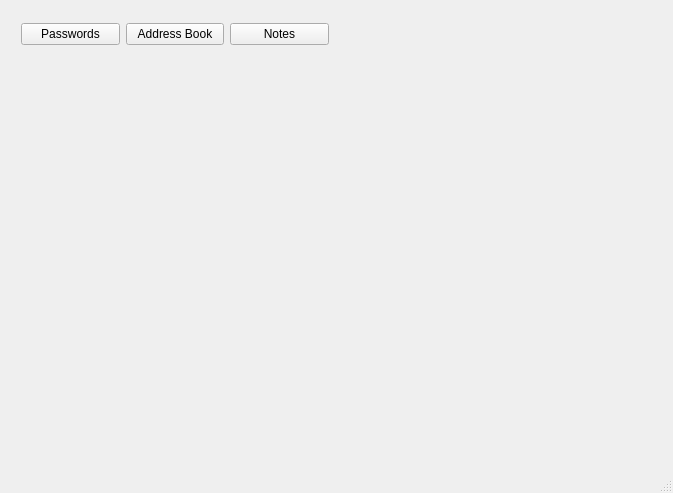
<?xml version="1.0" encoding="UTF-8"?>
<ui version="4.0">
 <class>HomePage</class>
 <widget class="QMainWindow" name="HomePage">
  <property name="geometry">
   <rect>
    <x>0</x>
    <y>0</y>
    <width>673</width>
    <height>493</height>
   </rect>
  </property>
  <property name="windowTitle">
   <string>MainWindow</string>
  </property>
  <widget class="QWidget" name="centralwidget">
   <widget class="QFrame" name="groupBox_2">
    <property name="geometry">
     <rect>
      <x>12</x>
      <y>12</y>
      <width>326</width>
      <height>44</height>
     </rect>
    </property>
    <property name="title" stdset="0">
     <string>GroupBox</string>
    </property>
    <layout class="QHBoxLayout" name="horizontalLayout_2">
     <item>
      <widget class="QPushButton" name="pushButton">
       <property name="text">
        <string>Passwords</string>
       </property>
      </widget>
     </item>
     <item>
      <widget class="QPushButton" name="pushButton_2">
       <property name="text">
        <string>Address Book</string>
       </property>
      </widget>
     </item>
     <item>
      <widget class="QPushButton" name="pushButton_3">
       <property name="text">
        <string>Notes</string>
       </property>
      </widget>
     </item>
    </layout>
   </widget>
  </widget>
  <widget class="QMenuBar" name="menubar">
   <property name="geometry">
    <rect>
     <x>0</x>
     <y>0</y>
     <width>673</width>
     <height>22</height>
    </rect>
   </property>
  </widget>
  <widget class="QStatusBar" name="statusbar"/>
 </widget>
 <resources/>
 <connections/>
</ui>
